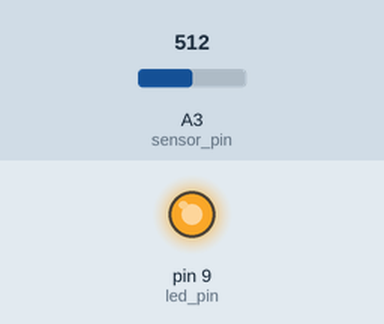
A sketch run on a simulated Arduino Uno, built with avr-gcc and run on an emulated ATmega328P. Shown: output pins drawn as LEDs (lit = HIGH). Inputs (shaded band) come from the test bench; at power-on: A3 (sensor_pin) = 512.

Above: at 1.2 s.
1.3 s: A3 (sensor_pin) set to 26
2.8 s: A3 (sensor_pin) set to 22
At 4.1 s:
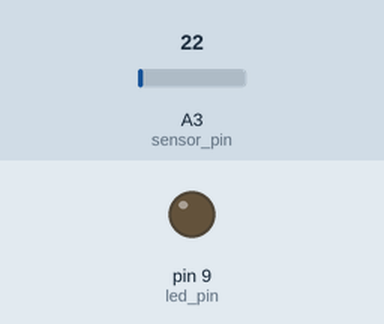
4.4 s: A3 (sensor_pin) set to 74
At 5.4 s:
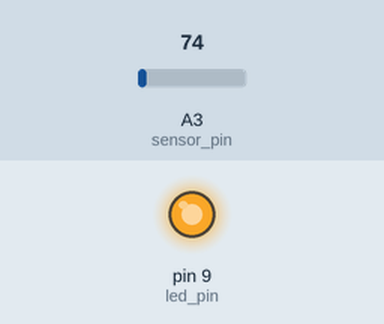
5.9 s: A3 (sensor_pin) set to 15
At 7.2 s:
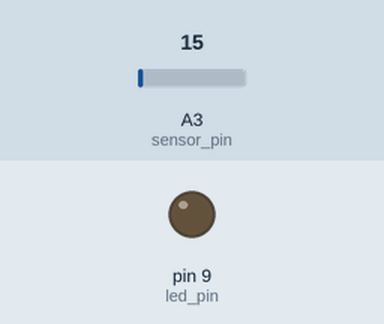
7.5 s: A3 (sensor_pin) set to 35
At 8.9 s:
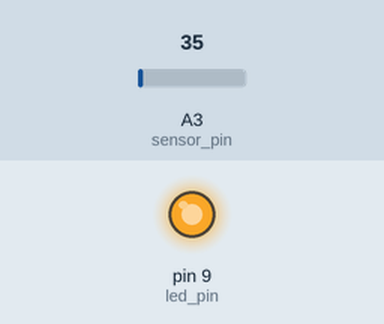
Timing chart, 0 to 10.0 s (numbered marks = the images above; inputs shaded):
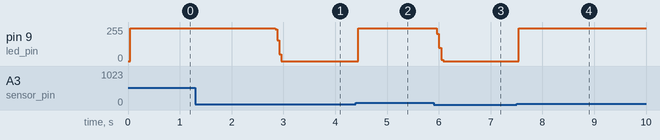

The sketch:

Drum_Lights.ino
```cpp
int led_pin = 9;
int sensor_pin = A3;
int brightness_target = 64;
const int window_size = 25;
int max_value_array[window_size];
int array_index = 0;

int sensor_gain = 10;            //  Snare
int decay_step = 3;
int sensor_threshhold = 25;

//int sensor_gain = 10;          //  Bass
//int decay_step = 3;
//int sensor_threshhold = 25;
//
//int sensor_gain = 10;          //  Small tom
//int decay_step = 3;
//int sensor_threshhold = 25;
//
//int sensor_gain = 10;          //  Floor Tom
//int decay_step = 3;
//int sensor_threshhold = 25;
//
//int sensor_gain = 10;          //  Hi-hat
//int decay_step = 3;
//int sensor_threshhold = 25;
//
//int sensor_gain = 10;          //  Ride
//int decay_step = 3;
//int sensor_threshhold = 25;

void setup() {
  Serial.begin(250000);
  pinMode(led_pin, OUTPUT);
  pinMode(sensor_pin, INPUT);
  setup_timer2();
}

void loop() {

  //Serial.println(analogRead(sensor_pin));

  int sensor_value = analogRead(sensor_pin);
  if(sensor_value < sensor_threshhold) sensor_value = 0;
  max_value_array[array_index] = sensor_value;
  //Serial.println(sensor_value);
  array_index++;
  if(array_index >= window_size) array_index = 0;
  //Serial.print(array_index); Serial.print(", "); Serial.println(max_value_array[array_index]);
  //Serial.print(max_value_array[array_index]); Serial.print(", ");

  int max_value = 0;

  for(int i = 0; i < window_size; i++){
    if(max_value_array[i] > max_value) max_value = max_value_array[i];
  }

  max_value = max_value * sensor_gain;

  if(max_value < brightness_target) max_value = brightness_target - decay_step;
  if(max_value > 245) max_value = 245;
  if(max_value < 2) max_value = 2;

  brightness_target = max_value;

  //Serial.println(brightness_target);

  delay(1);


}

void setup_timer2() {   // 8-bit timer (0-255)  // Used for LED fading

  TCCR2A = 0;  // clear any previous settings
  TCCR2B = 0;

  TCNT2  = 0;  // clear counter register

  OCR2A = 255; // set TOP value
  OCR2B = brightness_target; // set compare value (must be 1 - 244)

  TCCR2A |= (1 << WGM21) | (1 << WGM20); // set mode to fast PWM

  TCCR2B |= (1 << CS22); // set prescaler 64 (~976.5 hz)

  // CS22   CS21   CS20   Prescaler
  //  0      0      0     Timer OFF
  //  0      0      1     1
  //  0      1      0     8
  //  0      1      1     32
  //  1      0      0     64
  //  1      0      1     128
  //  1      1      0     256
  //  1      1      1     1024


  TIMSK2 |= (1 << OCIE2A); // sets interrupt flag A (ISR(TIMER2_COMPA_vect))
  TIMSK2 |= (1 << OCIE2B); // sets interrupt flag B (ISR(TIMER2_COMPB_vect))
  //TIMSK2 |= (1 << TOIE2); // sets interrupt flag at top (ISR(TIMER2_OVF_vect))

}


//**********************************************************************

ISR(TIMER2_OVF_vect) {

  //digitalWrite(led_pin, HIGH);

}


//**********************************************************************

ISR(TIMER2_COMPA_vect) {

  if(brightness_target > 2) digitalWrite(led_pin, HIGH);

}

//**********************************************************************

//**********************************************************************

ISR(TIMER2_COMPB_vect) {

  digitalWrite(led_pin, LOW);
  if(OCR2B != brightness_target) OCR2B = brightness_target;

}

//**********************************************************************
```

Measured:
- the behaviour switches between 25 and 24 on A3 (sensor_pin) (found by bisection; images 0 and 1)
- after the input at 1.3 s, every drawn part: stays the same
- after the input at 2.8 s, pin 9 (led_pin): 245/255 → 0/255 at once
- after the input at 4.4 s, pin 9 (led_pin): 0/255 → 245/255 at once
- after the input at 5.9 s, pin 9 (led_pin): 245/255 → 0/255 after 0.06 s
- after the input at 7.5 s, pin 9 (led_pin): 0/255 → 245/255 at once
